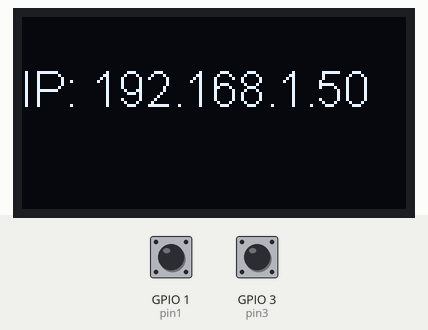
This sketch was run on a simulated ESP8266 (NodeMCU). On the bench: 128×64 one-colour display. The test bench sets the inputs (shaded band); at power-on: GPIO 1 (pin1) HIGH, GPIO 3 (pin3) HIGH. WiFi joins after 1.5 s; servers stay silent unless stated; uploads are accepted with an empty reply; not simulated (calls return 0 or success): credentials.h.

Above: at 4.7 s.
4.8 s: GPIO 1 (pin1) pulled LOW for 2.55 s
At 5.93 s:
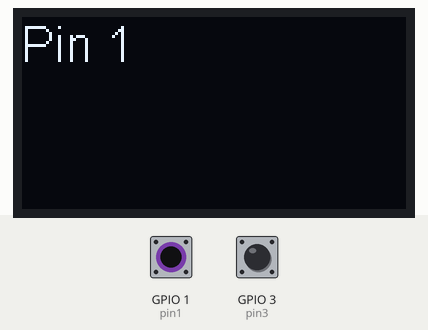
8.8 s: GPIO 3 (pin3) pulled LOW for 2.55 s
At 10.37 s:
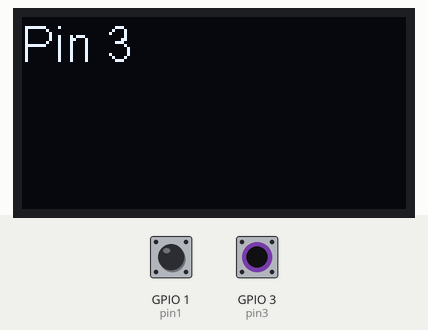
Timing chart, 0 to 11.9 s (numbered marks = the images above; inputs shaded):
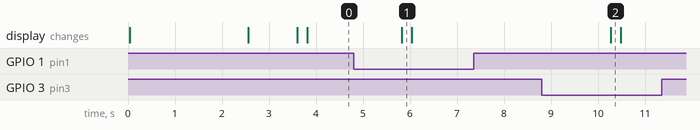

Measured:
- after the input at 4.8 s, the display: changes after 1.0 s (image 1)
- after the input at 8.8 s, the display: changes after 1.5 s (image 2)

The sketch:

OLED_WIFI_Thingspeak.ino
```cpp
#include <ESP8266WiFi.h>
#include <Wire.h>
#include "SSD1306.h"
#include <ESP8266HTTPClient.h>
#include "credentials.h"

// https://github.com/ThingPulse/esp8266-oled-ssd1306

SSD1306 display(0x3c, 0, 2);  //0x3C being the usual address of the OLED

const char ssid[] = WIFI_SSID_EV;
const char password[] = WIFI_PASSWORD_EV;
const char* host = "api.thingspeak.com";  //We read the data from this host
const int httpPortRead = 80;
const char* thinghttp_address = "/apps/thinghttp/send_request?api_key=ID01RLTWTE0EF82T";
String Data_Raw;
int pin1 = 1;
int pin3 = 3;

WiFiClient client;
HTTPClient http;

void setup() {
  Wire.pins(0, 2);   // yes, see text
  Wire.begin(0, 2);  // 0=sda, 2=scl

  // Initialize pins
  pinMode(pin1, INPUT_PULLUP);
  pinMode(pin3, INPUT_PULLUP);

  // Initialize the display.
  display.init();

  // Serial.begin(115200);
  delay(10);

  // We start by connecting to a WiFi network
  // Serial.println();
  // Serial.println();
  // Serial.print("Connecting to ");
  // Serial.println(ssid);

  display.clear();
  display.flipScreenVertically();
  display.setTextAlignment(TEXT_ALIGN_LEFT);
  display.setFont(ArialMT_Plain_10);

  display.drawString(0, 0, "Connecting to");
  display.drawString(0, 14, ssid);

  // write the buffer to the display
  display.display();
  delay(2000);

  WiFi.begin(ssid, password);

  while (WiFi.status() != WL_CONNECTED) {
    delay(500);
    display.clear();
    display.drawString(0, 0, "Connecting");
    display.display();
  }

  // Serial.println("");
  // Serial.println("WiFi connected");
  // Serial.println("IP address: ");
  // Serial.println(WiFi.localIP());

  display.clear();
  display.drawString(0, 0, "Connected");
  display.display();
}

void loop() {
  if (digitalRead(pin1) == LOW) {
    display.clear();
    display.drawString(0, 0, "Pin 1");
    display.display();
  }

  if (digitalRead(pin3) == LOW) {
    display.clear();
    display.drawString(0, 0, "Pin 3");
    display.display();
  }

  //Reading 1: Reading of cases
  if (http.begin(host, httpPortRead, thinghttp_address)) {
    int httpCode = http.GET();
    if (httpCode > 0) {
      if (httpCode == HTTP_CODE_OK || httpCode == HTTP_CODE_MOVED_PERMANENTLY) {
        Data_Raw = http.getString();  //Here we store the raw data string

        // To_remove = Data_Raw.indexOf(">");                      //I look for the position of this symbol ">"
        // Data_Raw.remove(0,To_remove+1);                        //I remove it and everything that's before
        // To_remove = Data_Raw.indexOf("<");                     //I look for the position of this symbol ">"
        // Data_Raw.remove(To_remove,Data_Raw.length());          //I remove it and everything that's after

        display.clear();
        display.setFont(ArialMT_Plain_10);
        display.drawString(0, 0, Data_Raw);
        display.setFont(ArialMT_Plain_16);
        display.drawString(0, 15, "IP: " + WiFi.localIP().toString());
        display.display();
        delay(2000);
      }
    } else {
      // Serial.printf("[HTTP] GET... failed, error: %s\n", http.errorToString(httpCode).c_str());
    }

    http.end();
  } else {
    // Serial.printf("[HTTP} Unable to connect\n");
  }


  // while (WiFi.status() != WL_CONNECTED) {
  //   WiFi.disconnect();
  //   delay(1000);

  //   WiFi.begin(ssid, password);

  //   display.clear();
  //   display.setFont(ArialMT_Plain_10);
  //   display.drawString(0, 0, "Reconnecting to WiFi..");
  //   display.display();
  //   delay(10000);
}
```
